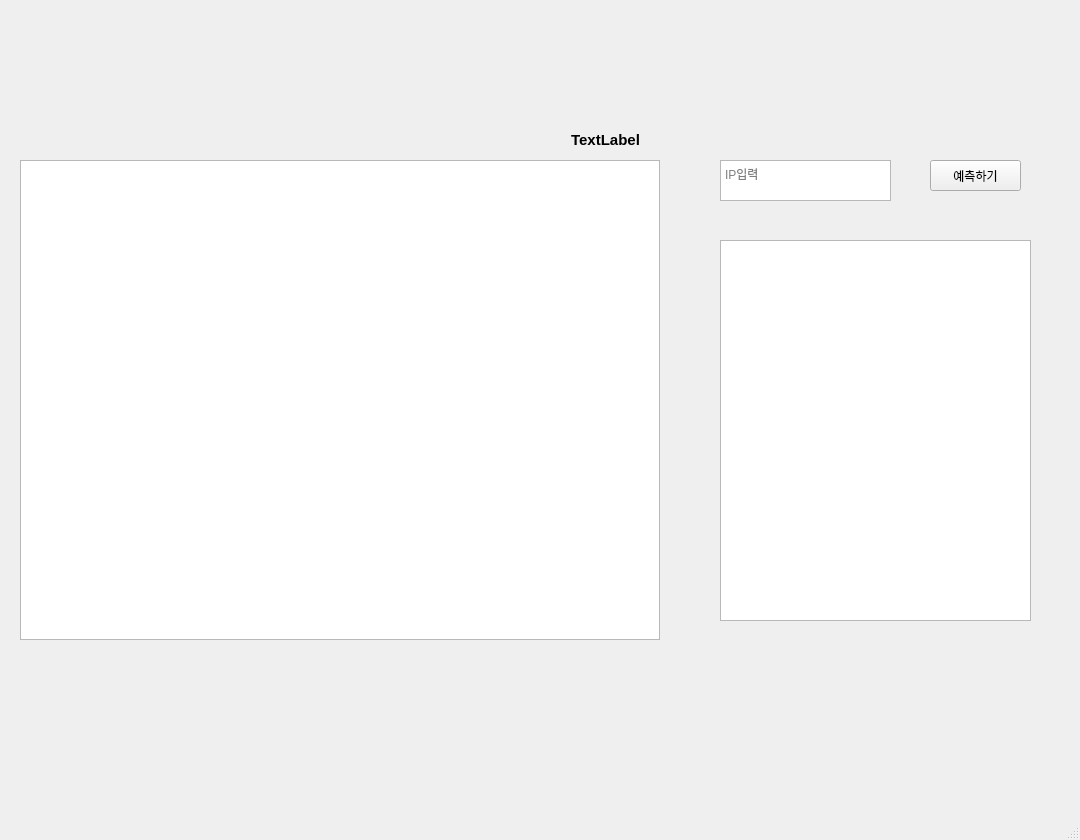
<?xml version="1.0" encoding="UTF-8"?>
<ui version="4.0">
 <class>MainWindow</class>
 <widget class="QMainWindow" name="MainWindow">
  <property name="geometry">
   <rect>
    <x>0</x>
    <y>0</y>
    <width>1080</width>
    <height>840</height>
   </rect>
  </property>
  <property name="windowTitle">
   <string>weather forcast</string>
  </property>
  <widget class="QWidget" name="centralwidget">
   <widget class="QPushButton" name="pushButton">
    <property name="geometry">
     <rect>
      <x>930</x>
      <y>160</y>
      <width>91</width>
      <height>31</height>
     </rect>
    </property>
    <property name="text">
     <string>예측하기</string>
    </property>
   </widget>
   <widget class="QTextEdit" name="textEdit">
    <property name="geometry">
     <rect>
      <x>720</x>
      <y>160</y>
      <width>171</width>
      <height>41</height>
     </rect>
    </property>
    <property name="placeholderText">
     <string>IP입력</string>
    </property>
   </widget>
   <widget class="QListView" name="listView">
    <property name="geometry">
     <rect>
      <x>20</x>
      <y>160</y>
      <width>640</width>
      <height>480</height>
     </rect>
    </property>
   </widget>
   <widget class="QListWidget" name="listWidget">
    <property name="geometry">
     <rect>
      <x>720</x>
      <y>240</y>
      <width>311</width>
      <height>381</height>
     </rect>
    </property>
   </widget>
   <widget class="QLabel" name="label">
    <property name="geometry">
     <rect>
      <x>565</x>
      <y>130</y>
      <width>81</width>
      <height>20</height>
     </rect>
    </property>
    <property name="font">
     <font>
      <family>Arial</family>
      <pointsize>11</pointsize>
      <weight>75</weight>
      <bold>true</bold>
     </font>
    </property>
    <property name="layoutDirection">
     <enum>Qt::LeftToRight</enum>
    </property>
    <property name="autoFillBackground">
     <bool>false</bool>
    </property>
    <property name="text">
     <string>TextLabel</string>
    </property>
    <property name="alignment">
     <set>Qt::AlignCenter</set>
    </property>
   </widget>
  </widget>
  <widget class="QMenuBar" name="menubar">
   <property name="geometry">
    <rect>
     <x>0</x>
     <y>0</y>
     <width>1080</width>
     <height>21</height>
    </rect>
   </property>
  </widget>
  <widget class="QStatusBar" name="statusbar"/>
 </widget>
 <resources/>
 <connections/>
</ui>
